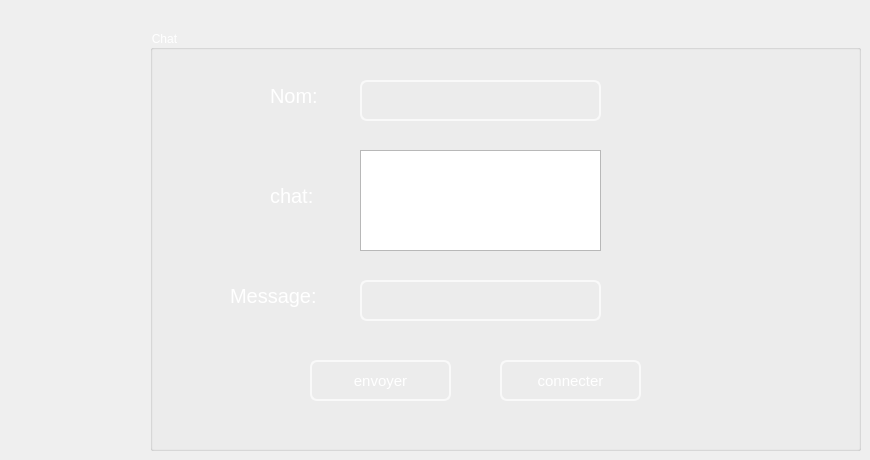
     <widget class="QWidget" name="tab_6">
      <attribute name="title">
       <string>Chat</string>
      </attribute>
      <widget class="QGroupBox" name="groupBox_5">
       <property name="geometry">
        <rect>
         <x>150</x>
         <y>30</y>
         <width>711</width>
         <height>421</height>
        </rect>
       </property>
       <property name="palette">
        <palette>
         <active>
          <colorrole role="WindowText">
           <brush brushstyle="SolidPattern">
            <color alpha="255">
             <red>255</red>
             <green>255</green>
             <blue>255</blue>
            </color>
           </brush>
          </colorrole>
          <colorrole role="Button">
           <brush brushstyle="SolidPattern">
            <color alpha="0">
             <red>0</red>
             <green>0</green>
             <blue>0</blue>
            </color>
           </brush>
          </colorrole>
          <colorrole role="Text">
           <brush brushstyle="SolidPattern">
            <color alpha="255">
             <red>255</red>
             <green>255</green>
             <blue>255</blue>
            </color>
           </brush>
          </colorrole>
          <colorrole role="ButtonText">
           <brush brushstyle="SolidPattern">
            <color alpha="255">
             <red>255</red>
             <green>255</green>
             <blue>255</blue>
            </color>
           </brush>
          </colorrole>
          <colorrole role="Base">
           <brush brushstyle="SolidPattern">
            <color alpha="0">
             <red>0</red>
             <green>0</green>
             <blue>0</blue>
            </color>
           </brush>
          </colorrole>
          <colorrole role="Window">
           <brush brushstyle="SolidPattern">
            <color alpha="0">
             <red>0</red>
             <green>0</green>
             <blue>0</blue>
            </color>
           </brush>
          </colorrole>
          <colorrole role="PlaceholderText">
           <brush brushstyle="NoBrush">
            <color alpha="128">
             <red>255</red>
             <green>255</green>
             <blue>255</blue>
            </color>
           </brush>
          </colorrole>
         </active>
         <inactive>
          <colorrole role="WindowText">
           <brush brushstyle="SolidPattern">
            <color alpha="255">
             <red>255</red>
             <green>255</green>
             <blue>255</blue>
            </color>
           </brush>
          </colorrole>
          <colorrole role="Button">
           <brush brushstyle="SolidPattern">
            <color alpha="0">
             <red>0</red>
             <green>0</green>
             <blue>0</blue>
            </color>
           </brush>
          </colorrole>
          <colorrole role="Text">
           <brush brushstyle="SolidPattern">
            <color alpha="255">
             <red>255</red>
             <green>255</green>
             <blue>255</blue>
            </color>
           </brush>
          </colorrole>
          <colorrole role="ButtonText">
           <brush brushstyle="SolidPattern">
            <color alpha="255">
             <red>255</red>
             <green>255</green>
             <blue>255</blue>
            </color>
           </brush>
          </colorrole>
          <colorrole role="Base">
           <brush brushstyle="SolidPattern">
            <color alpha="0">
             <red>0</red>
             <green>0</green>
             <blue>0</blue>
            </color>
           </brush>
          </colorrole>
          <colorrole role="Window">
           <brush brushstyle="SolidPattern">
            <color alpha="0">
             <red>0</red>
             <green>0</green>
             <blue>0</blue>
            </color>
           </brush>
          </colorrole>
          <colorrole role="PlaceholderText">
           <brush brushstyle="NoBrush">
            <color alpha="128">
             <red>255</red>
             <green>255</green>
             <blue>255</blue>
            </color>
           </brush>
          </colorrole>
         </inactive>
         <disabled>
          <colorrole role="WindowText">
           <brush brushstyle="SolidPattern">
            <color alpha="255">
             <red>255</red>
             <green>255</green>
             <blue>255</blue>
            </color>
           </brush>
          </colorrole>
          <colorrole role="Button">
           <brush brushstyle="SolidPattern">
            <color alpha="0">
             <red>0</red>
             <green>0</green>
             <blue>0</blue>
            </color>
           </brush>
          </colorrole>
          <colorrole role="Text">
           <brush brushstyle="SolidPattern">
            <color alpha="255">
             <red>255</red>
             <green>255</green>
             <blue>255</blue>
            </color>
           </brush>
          </colorrole>
          <colorrole role="ButtonText">
           <brush brushstyle="SolidPattern">
            <color alpha="255">
             <red>255</red>
             <green>255</green>
             <blue>255</blue>
            </color>
           </brush>
          </colorrole>
          <colorrole role="Base">
           <brush brushstyle="SolidPattern">
            <color alpha="0">
             <red>0</red>
             <green>0</green>
             <blue>0</blue>
            </color>
           </brush>
          </colorrole>
          <colorrole role="Window">
           <brush brushstyle="SolidPattern">
            <color alpha="0">
             <red>0</red>
             <green>0</green>
             <blue>0</blue>
            </color>
           </brush>
          </colorrole>
          <colorrole role="PlaceholderText">
           <brush brushstyle="NoBrush">
            <color alpha="128">
             <red>255</red>
             <green>255</green>
             <blue>255</blue>
            </color>
           </brush>
          </colorrole>
         </disabled>
        </palette>
       </property>
       <property name="styleSheet">
        <string notr="true">font: 75 15pt &quot;MS Shell Dlg 2&quot;;
color: rgb(255, 255, 255);</string>
       </property>
       <property name="title">
        <string>Chat</string>
       </property>
       <widget class="QLineEdit" name="le_nickname">
        <property name="geometry">
         <rect>
          <x>210</x>
          <y>50</y>
          <width>241</width>
          <height>41</height>
         </rect>
        </property>
        <property name="styleSheet">
         <string notr="true">QLineEdit{
color: white;
background-color:Transparent;;
border-width: 2px;
border-color: #F9F9F9;
border-style: solid;
border-radius: 7;
padding: 3px;
font-size: 15px;

}
QLineEdit:focus
{border:2px solid #FBAD25;
}</string>
        </property>
       </widget>
       <widget class="QTextEdit" name="textEdit">
        <property name="geometry">
         <rect>
          <x>210</x>
          <y>120</y>
          <width>241</width>
          <height>101</height>
         </rect>
        </property>
        <property name="styleSheet">
         <string notr="true">color: rgb(255, 255, 255);
font: 75 8pt &quot;MS Shell Dlg 2&quot;;

</string>
        </property>
        <property name="html">
         <string>&lt;!DOCTYPE HTML PUBLIC &quot;-//W3C//DTD HTML 4.0//EN&quot; &quot;http://www.w3.org/TR/REC-html40/strict.dtd&quot;&gt;
&lt;html&gt;&lt;head&gt;&lt;meta name=&quot;qrichtext&quot; content=&quot;1&quot; /&gt;&lt;style type=&quot;text/css&quot;&gt;
p, li { white-space: pre-wrap; }
&lt;/style&gt;&lt;/head&gt;&lt;body style=&quot; font-family:'MS Shell Dlg 2'; font-size:8pt; font-weight:72; font-style:normal;&quot;&gt;
&lt;p style=&quot;-qt-paragraph-type:empty; margin-top:0px; margin-bottom:0px; margin-left:0px; margin-right:0px; -qt-block-indent:0; text-indent:0px;&quot;&gt;&lt;br /&gt;&lt;/p&gt;&lt;/body&gt;&lt;/html&gt;</string>
        </property>
       </widget>
       <widget class="QLineEdit" name="le_message">
        <property name="geometry">
         <rect>
          <x>210</x>
          <y>250</y>
          <width>241</width>
          <height>41</height>
         </rect>
        </property>
        <property name="styleSheet">
         <string notr="true">QLineEdit{
color: white;
background-color:Transparent;;
border-width: 2px;
border-color: #F9F9F9;
border-style: solid;
border-radius: 7;
padding: 3px;
font-size: 15px;

}
QLineEdit:focus
{border:2px solid #FBAD25;
}</string>
        </property>
       </widget>
       <widget class="QPushButton" name="connecter">
        <property name="geometry">
         <rect>
          <x>350</x>
          <y>330</y>
          <width>141</width>
          <height>41</height>
         </rect>
        </property>
        <property name="styleSheet">
         <string notr="true">QPushButton{

color: white;
background-color:Transparent;;
border-width: 2px;
border-color: #F9F9F9;
border-style: solid;
border-radius: 7;
padding: 3px;
font-size: 15px;


}
QPushButton:focus
{border:2px solid #FBAD25;
}</string>
        </property>
        <property name="text">
         <string>connecter</string>
        </property>
       </widget>
       <widget class="QPushButton" name="envoyer">
        <property name="geometry">
         <rect>
          <x>160</x>
          <y>330</y>
          <width>141</width>
          <height>41</height>
         </rect>
        </property>
        <property name="styleSheet">
         <string notr="true">QPushButton{

color: white;
background-color:Transparent;;
border-width: 2px;
border-color: #F9F9F9;
border-style: solid;
border-radius: 7;
padding: 3px;
font-size: 15px;


}
QPushButton:focus
{border:2px solid #FBAD25;
}</string>
        </property>
        <property name="text">
         <string>envoyer</string>
        </property>
       </widget>
       <widget class="QLabel" name="label_35">
        <property name="geometry">
         <rect>
          <x>120</x>
          <y>50</y>
          <width>71</width>
          <height>31</height>
         </rect>
        </property>
        <property name="font">
         <font>
          <family>MS Shell Dlg 2</family>
          <pointsize>15</pointsize>
          <weight>9</weight>
          <italic>false</italic>
          <bold>false</bold>
         </font>
        </property>
        <property name="text">
         <string>Nom:</string>
        </property>
       </widget>
       <widget class="QLabel" name="label_36">
        <property name="geometry">
         <rect>
          <x>120</x>
          <y>150</y>
          <width>71</width>
          <height>31</height>
         </rect>
        </property>
        <property name="font">
         <font>
          <family>MS Shell Dlg 2</family>
          <pointsize>15</pointsize>
          <weight>9</weight>
          <italic>false</italic>
          <bold>false</bold>
         </font>
        </property>
        <property name="text">
         <string>chat:</string>
        </property>
       </widget>
       <widget class="QLabel" name="label_37">
        <property name="geometry">
         <rect>
          <x>80</x>
          <y>250</y>
          <width>111</width>
          <height>31</height>
         </rect>
        </property>
        <property name="font">
         <font>
          <family>MS Shell Dlg 2</family>
          <pointsize>15</pointsize>
          <weight>9</weight>
          <italic>false</italic>
          <bold>false</bold>
         </font>
        </property>
        <property name="text">
         <string>Message:</string>
        </property>
       </widget>
      </widget>
     </widget>
